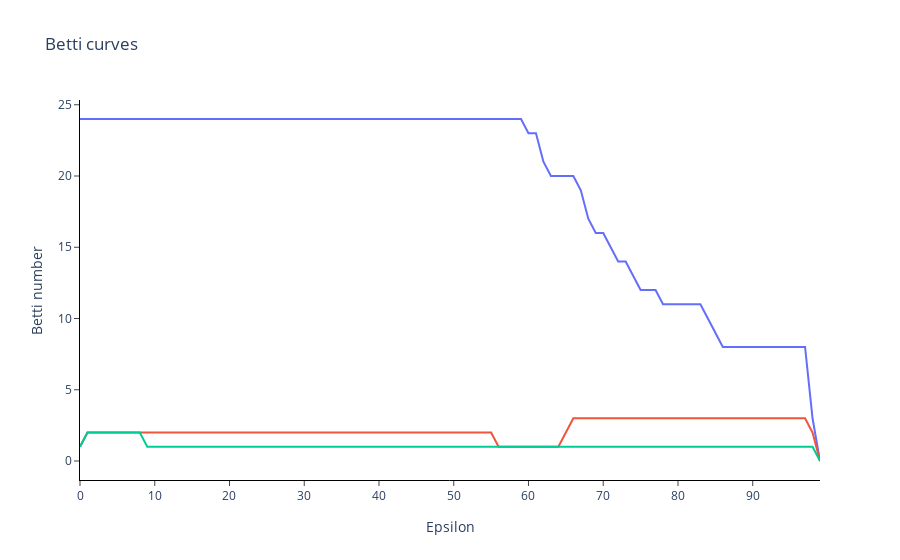

Notebook cell for this chart:
### Code cell
molecule_idx = 72
betti_curves = diag.BettiCurve()
betti_curves.fit(pDiag[molecule_idx])
X_betti_curves = betti_curves.transform(pDiag[molecule_idx])
betti_fig = plot_betti_curves(X_betti_curves[0])
iplot(betti_fig)

### Figure 1 — Plotly figure (JSON) as saved in the notebook; plotly's stock layout.template omitted (floating-point values rounded to 4 significant figures)
{"data": [{"hoverinfo": "none", "mode": "lines", "name": "0", "showlegend": false, "type": "scatter", "x": [0, 1, 2, 3, 4, 5, 6, 7, 8, 9, 10, 11, 12, 13, 14, 15, 16, 17, 18, 19, 20, 21, 22, 23, 24, 25, 26, 27, 28, 29, 30, 31, 32, 33, 34, 35, 36, 37, 38, 39, 40, 41, 42, 43, 44, 45, 46, 47, 48, 49, 50, 51, 52, 53, 54, 55, 56, 57, 58, 59, 60, 61, 62, 63, 64, 65, 66, 67, 68, 69, 70, 71, 72, 73, 74, 75, 76, 77, 78, 79, 80, 81, 82, 83, 84, 85, 86, 87, 88, 89, 90, 91, 92, 93, 94, 95, 96, 97, 98, 99], "y": [24, 24, 24, 24, 24, 24, 24, 24, 24, 24, 24, 24, 24, 24, 24, 24, 24, 24, 24, 24, 24, 24, 24, 24, 24, 24, 24, 24, 24, 24, 24, 24, 24, 24, 24, 24, 24, 24, 24, 24, 24, 24, 24, 24, 24, 24, 24, 24, 24, 24, 24, 24, 24, 24, 24, 24, 24, 24, 24, 24, 23, 23, 21, 20, 20, 20, 20, 19, 17, 16, 16, 15, 14, 14, 13, 12, 12, 12, 11, 11, 11, 11, 11, 11, 10, 9, 8, 8, 8, 8, 8, 8, 8, 8, 8, 8, 8, 8, 3, 0]}, {"hoverinfo": "none", "mode": "lines", "name": "1", "showlegend": false, "type": "scatter", "x": [0, 1, 2, 3, 4, 5, 6, 7, 8, 9, 10, 11, 12, 13, 14, 15, 16, 17, 18, 19, 20, 21, 22, 23, 24, 25, 26, 27, 28, 29, 30, 31, 32, 33, 34, 35, 36, 37, 38, 39, 40, 41, 42, 43, 44, 45, 46, 47, 48, 49, 50, 51, 52, 53, 54, 55, 56, 57, 58, 59, 60, 61, 62, 63, 64, 65, 66, 67, 68, 69, 70, 71, 72, 73, 74, 75, 76, 77, 78, 79, 80, 81, 82, 83, 84, 85, 86, 87, 88, 89, 90, 91, 92, 93, 94, 95, 96, 97, 98, 99], "y": [1, 2, 2, 2, 2, 2, 2, 2, 2, 2, 2, 2, 2, 2, 2, 2, 2, 2, 2, 2, 2, 2, 2, 2, 2, 2, 2, 2, 2, 2, 2, 2, 2, 2, 2, 2, 2, 2, 2, 2, 2, 2, 2, 2, 2, 2, 2, 2, 2, 2, 2, 2, 2, 2, 2, 2, 1, 1, 1, 1, 1, 1, 1, 1, 1, 2, 3, 3, 3, 3, 3, 3, 3, 3, 3, 3, 3, 3, 3, 3, 3, 3, 3, 3, 3, 3, 3, 3, 3, 3, 3, 3, 3, 3, 3, 3, 3, 3, 2, 0]}, {"hoverinfo": "none", "mode": "lines", "name": "2", "showlegend": false, "type": "scatter", "x": [0, 1, 2, 3, 4, 5, 6, 7, 8, 9, 10, 11, 12, 13, 14, 15, 16, 17, 18, 19, 20, 21, 22, 23, 24, 25, 26, 27, 28, 29, 30, 31, 32, 33, 34, 35, 36, 37, 38, 39, 40, 41, 42, 43, 44, 45, 46, 47, 48, 49, 50, 51, 52, 53, 54, 55, 56, 57, 58, 59, 60, 61, 62, 63, 64, 65, 66, 67, 68, 69, 70, 71, 72, 73, 74, 75, 76, 77, 78, 79, 80, 81, 82, 83, 84, 85, 86, 87, 88, 89, 90, 91, 92, 93, 94, 95, 96, 97, 98, 99], "y": [1, 2, 2, 2, 2, 2, 2, 2, 2, 1, 1, 1, 1, 1, 1, 1, 1, 1, 1, 1, 1, 1, 1, 1, 1, 1, 1, 1, 1, 1, 1, 1, 1, 1, 1, 1, 1, 1, 1, 1, 1, 1, 1, 1, 1, 1, 1, 1, 1, 1, 1, 1, 1, 1, 1, 1, 1, 1, 1, 1, 1, 1, 1, 1, 1, 1, 1, 1, 1, 1, 1, 1, 1, 1, 1, 1, 1, 1, 1, 1, 1, 1, 1, 1, 1, 1, 1, 1, 1, 1, 1, 1, 1, 1, 1, 1, 1, 1, 1, 0]}], "layout": {"plot_bgcolor": "white", "showlegend": false, "title": {"text": "Betti curves"}, "xaxis": {"anchor": "x", "exponentformat": "e", "linecolor": "black", "linewidth": 1, "mirror": false, "showexponent": "all", "showline": true, "side": "bottom", "ticks": "outside", "title": {"text": "Epsilon"}, "type": "linear", "zeroline": true}, "yaxis": {"anchor": "y", "exponentformat": "e", "linecolor": "black", "linewidth": 1, "mirror": false, "showexponent": "all", "showline": true, "side": "left", "ticks": "outside", "title": {"text": "Betti number"}, "type": "linear", "zeroline": true}}}
